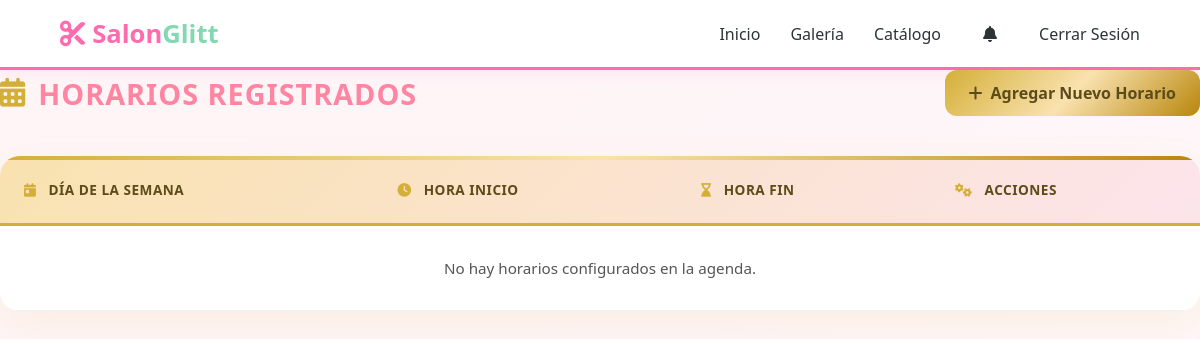
The page /Agenda/agendas (signed in) on the database as committed earlier.
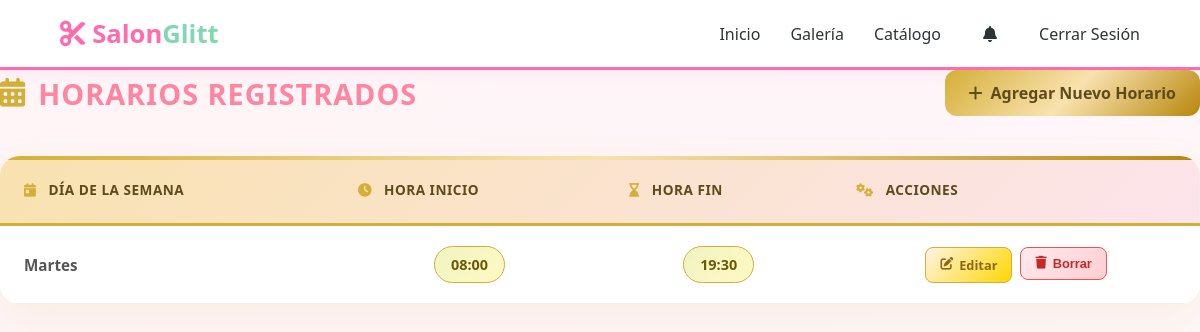
The same page on the database as committed later.
### app/models/agenda.py (models this page shows, shortened)
class Agenda(db.Model):
    __tablename__ = 'agenda'
    __table_args__ = (
        db.UniqueConstraint('idusuario', 'diasemana', name='agenda_idusuario_dia_key'),
    )
    idagenda = db.Column(db.Integer, primary_key=True)
    diasemana = db.Column(db.String(100), nullable=False)
    horainicio = db.Column(db.String(100), nullable=False)
    horafin = db.Column(db.String(250), nullable=False)
    idusuario = db.Column(db.Integer, db.ForeignKey('usuario.idusuario'), nullable=False)
    usuario = db.relationship('User', back_populates='agenda')

### app/routes/agenda_route.py (the view)
@bp.route('/agendas')
@login_required
def listar_agendas():
    agendas = Agenda.query.all()
    return render_template('agenda/index.html', agendas=agendas)

### app/templates/agenda/index.html (shortened to what this page needs)
{% extends "base.html" %}
{% block body_class %}schedule-list-page{% endblock %}
{% block extra_css %}
<link rel="stylesheet" href="{{ url_for('static', filename='css/agenda_lista.css') }}">
{% endblock %}
{% block content %}
<div class="container py-5">
    <div class="page-header">
        <h2 class="page-title"><i class="fas fa-calendar-alt"></i> Horarios Registrados</h2>
        <a href="{{ url_for('agenda.crear_agenda') }}" class="btn btn-gold">
            <i class="fas fa-plus"></i> Agregar Nuevo Horario
        </a>
    </div>
    <div class="card-table">
        <div class="table-wrapper">
            <table class="luxury-table">
                <thead>
                    <tr>
                        <th><i class="fas fa-calendar-day"></i> Día de la Semana</th>
                        <th><i class="fas fa-clock"></i> Hora Inicio</th>
                        <th><i class="fas fa-hourglass-end"></i> Hora Fin</th>
                        <th><i class="fas fa-cogs"></i> Acciones</th>
                    </tr>
                </thead>
                <tbody>
                    {% for item in agendas %}
                    <tr>
                        <td class="day-cell"><strong>{{ item.diasemana }}</strong></td>
                        <td class="time-cell"><span class="time-badge">{{ item.horainicio }}</span></td>
                        <td class="time-cell"><span class="time-badge">{{ item.horafin }}</span></td>
                        <td class="actions-cell">
                            <div class="btn-group">
                                <a href="{{ url_for('agenda.editar_agenda', id=item.idagenda) }}" class="btn-action edit" title="Editar">
                                    <i class="fas fa-edit"></i> Editar
                                </a>
                                <form action="{{ url_for('agenda.eliminar_agenda', id=item.idagenda) }}" method="POST" class="d-inline">
                                    <button type="submit" class="btn-action delete"
                                            onclick="return confirm('¿Estás seguro de eliminar este horario?')" title="Eliminar">
                                        <i class="fas fa-trash"></i> Borrar
                                    </button>
                                </form>
                            </div>
                        </td>
                    </tr>
                    {% else %}
                    <tr>
                        <td colspan="4" class="empty-message">
                            <p class="mb-0">No hay horarios configurados en la agenda.</p>
                        </td>
                    </tr>
                    {% endfor %}
                </tbody>
            </table>
        </div>
    </div>
</div>
{% endblock %}

Rows that differ between the two databases and show on the page:
added Agenda: diasemana "Martes", horainicio "08:00", horafin "19:30"
Other text that changed with them:
text no longer shown: "No hay horarios configurados en la agenda."
